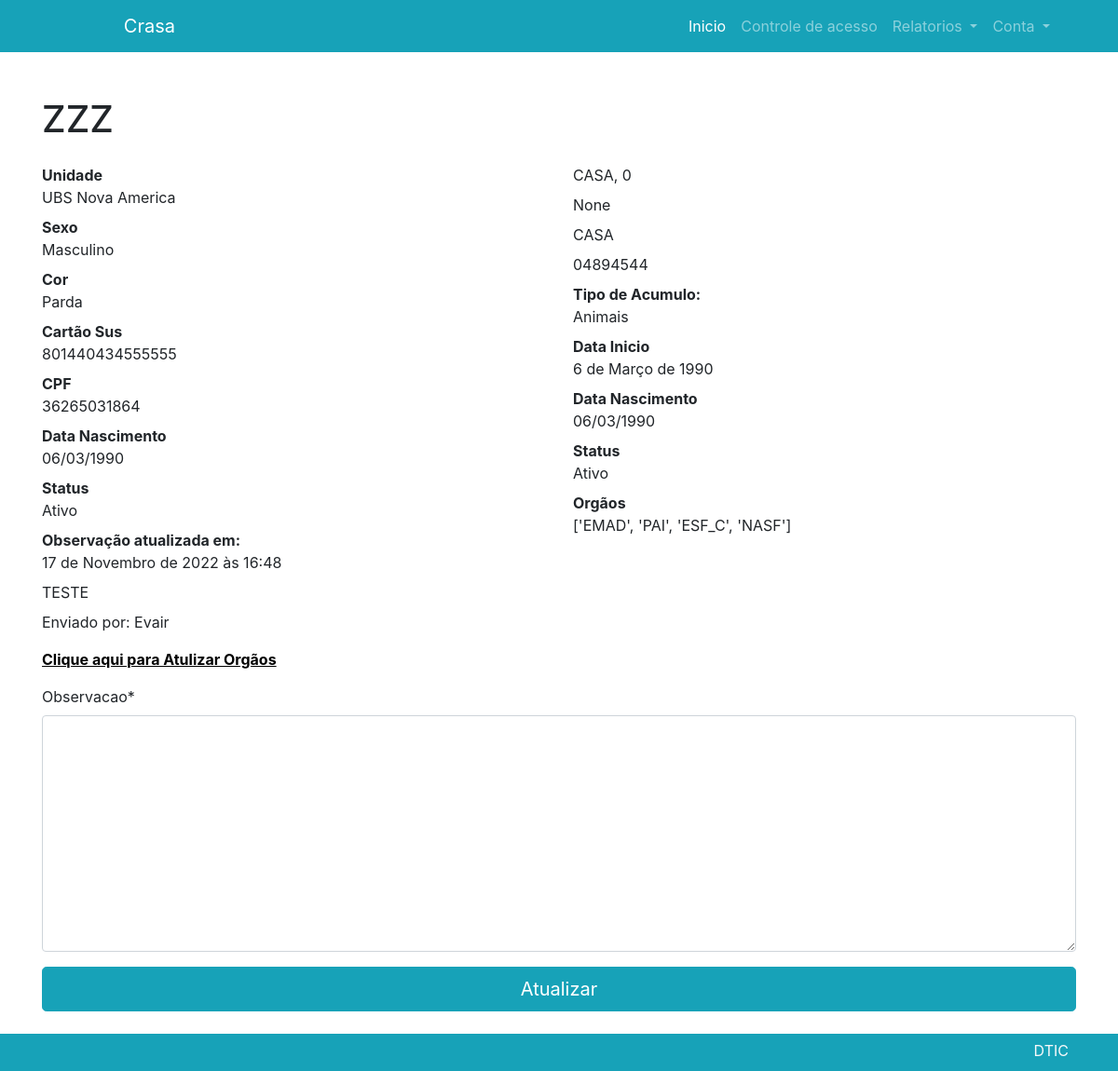
/detal/1 (signed in), run on an earlier commit of the app's database.
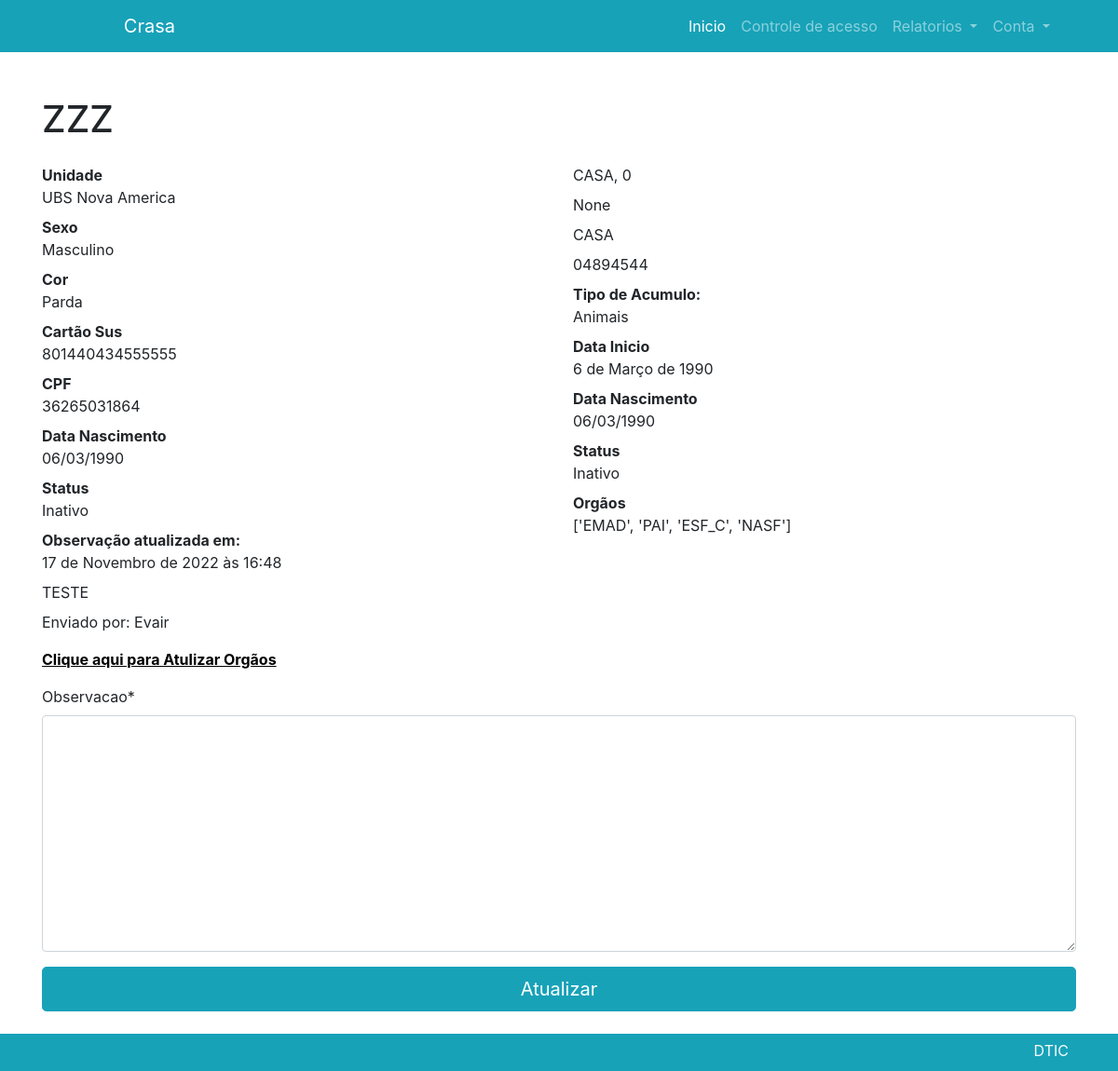
And on a later commit of the database.
### usuario/models.py (models this page shows, shortened)
class Formulario(models.Model):
    unidade = models.ForeignKey(Unidade, on_delete=models.SET_NULL, null=True )
    iniciais = models.CharField(max_length=40, null=True)
    sexo = models.CharField(max_length=10, default=None, choices= (('Feminino', 'feminino'),('Masculino', 'masculino'),))
    Color = (
        ('Branca', 'branca'),
        ('Parda', 'parda'),
        ('Preta', 'preta'),
        ('Amarela', 'amarela'),
        ('Indigena', 'indigena'),
        ('ni', 'nao informado'),
    )
    cor = models.CharField(max_length=10, default=None, choices=Color)
    NaoInformado = (
        ('Nao Informado','Criança não possui'),
        ('Nao Informado','Pessoa se recusa fornecer'),
        ('Nao Informado','Pessoa com Condição CLinica ou Neurologica Grave'),
        ('Nao Informado','Pessoa Estrangeira'),
        ('Nao Informado','Pessoa com Transtorno Mental'),
    )
    cns = models.CharField(max_length=15, null=True, blank=True,verbose_name='CNS')
    cpf = models.CharField(max_length=11,null=True, blank=True, verbose_name='CPF')
    ni = models.BooleanField(default=False, verbose_name='Data Nascimento não Informada')
    dnasc = models.DateField(blank=True,null=True)
    cpfnaoinformado =  models.CharField(max_length=60,null=True,blank=True, choices=NaoInformado,verbose_name='CNS Não Informado')
    cnsnaoinformado =  models.CharField(max_length=60,null=True,blank=True, choices=NaoInformado,verbose_name='CNS Não Informado')
    end = models.CharField(max_length=255)
    numero = models.PositiveIntegerField(default=0)
    bairro = models.CharField(max_length=255, null=True)
    complemento = models.CharField(max_length=80, null=True, blank=True)
    cep = models.CharField(max_length=9, null=True, verbose_name='CEP')
    responsavel = models.CharField(max_length=55, null=True)
    tipo = models.CharField(max_length=10, default='materiais', choices= (('Materiais', 'materiais'),('Animais', 'animais'),('Ambos', 'ambos')))
    dtinicio = models.DateField(blank=True,null=True)
    situacao = models.CharField(max_length=10, default='ativo', choices= (('Ativo', 'ativo'),('Inativo', 'inativo')))
    orgaos = models.CharField(max_length=180, null=True)
    outros = models.CharField(verbose_name='Outros Orgãos', blank='True', max_length= 40)

### unidade/models.py (models this page shows)
class Unidade(models.Model):
    nome = models.CharField(max_length=80, null=True)
    supervisao = models.ForeignKey('Supervisao', on_delete=models.SET_NULL, null=True)
    def __str__(self):
        return self.nome

### usuario/views.py (the view, shortened to what this page needs)
# urls.py: path('detal/<int:contato_id>', views.ver_contato, name="detalhes"),
@login_required
@never_cache
def ver_contato(request, contato_id):
    formulario = models.Formulario.objects.filter(id=contato_id).first()
    contexto = {
        'contato': models.Formulario.objects.get(id=contato_id),
        'observacao': models.Observacao.objects.filter(formulario_observacao_id=contato_id),
        'observacaoform': forms.ObservacaoForm(data=request.POST or None),
        'orgaosform': forms.OrgaoAtualizar(data=request.POST or None, instance=formulario),
        }
    observacaoform = contexto['observacaoform']
    orgaosform = contexto['orgaosform']
    contato = contexto['contato']
    usuario = get_object_or_404(User, username=request.user.username)
    return render(request, 'formulario/detalhes.html', contexto)

### usuario/forms.py
class ObservacaoForm(forms.ModelForm):
  class Meta:
    model = models.Observacao
    fields = ('observacao',)

class OrgaoAtualizar(forms.ModelForm):
  orgaos = forms.MultipleChoiceField(required=False, widget=forms.CheckboxSelectMultiple,
                      choices=ORGAOS_CHOICE)
  class Meta:
    model = models.Formulario
    fields = ('orgaos',)

### usuario/templates/formulario/detalhes.html (shortened to what this page needs)
{% extends 'base.html' %}
{% load crispy_forms_tags %}
{% block content %}
  <div class="container">
    <h1 class="mt-5" >{{contato.iniciais}}</h1>
    <div class="row">
      <div class="col-6 mt-3">
        <dl>
          <dt>Unidade</dt>
          <dd>{{contato.unidade}}</dd>
          <dt>Sexo</dt>
          <dd>{{contato.sexo}}</dd>
          <dt>Cor</dt>
          <dd>{{contato.cor}}</dd>
          <dt>Cartão Sus</dt>
          <dd>{{contato.cns}}</dd>
          <dt>CPF</dt>
          <dd>{{contato.cpf}}</dd>
          <dt>Data Nascimento</dt>
          <dd>{{contato.dnasc|date:'d/m/Y'}}</dd>
          <dt>Status</dt>
          <dd>{{contato.situacao}}</dd>
          {% for p in observacao %}
            <dt>Observação atualizada em: </dt>
            <dd>{{p.data_observacao}}</dd>
            <dd>{{p.observacao}}</dd>
            <dd>Enviado por: {{p.usuario_observacao.first_name}} {{observacao.usuario_observacao.last_name}} </dd>
          {% endfor %}
        </dl>
      </div>
      <div class="col-6 mt-3">
      <dl>
        <dd>{{contato.end}}, {{contato.numero}}</dd>
        <dd>{{contato.bairro}}</dd>
        <dd>{{contato.complemento}}</dd>
        <dd>{{contato.cep}}</dd>
        <dt>Tipo de Acumulo:</dt>
        <dd>{{contato.tipo}}</dd>
        <dt>Data Inicio</dt>
        <dd>{{contato.dtinicio}}</dd>
        <dt>Data Nascimento</dt>
        <dd>{{contato.dnasc|date:'d/m/Y'}}</dd>
        <dt>Status</dt>
        <dd>{{contato.situacao}}</dd>
        <dt>Orgãos</dt>
        <dd>{{contato.orgaos}}</dd>
      </dl>
      </div>
    </div>
    <form action="" method="POST">
      <a style="color: black;" href="#collapseUnidade" data-toggle="collapse"><u><b>Clique aqui para Atulizar Orgãos</b></u></a>
                <p>
        {{ observacaoform|crispy }}
        <div class="row">
          <div class="col mb-4">
            <button type="submit" class='btn btn-primary btn-block btn-lg'>Atualizar</button>
          </div>
        </div>
      </form>
  </div>
{% endblock %}

What changed in the data, as far as the page shows it:
changed Formulario "ZZZ": situacao "Ativo" → "Inativo"
